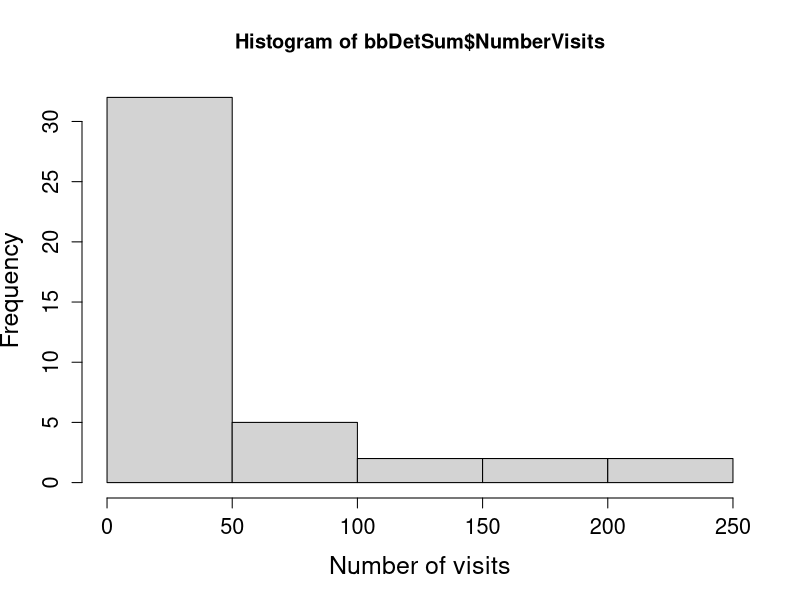
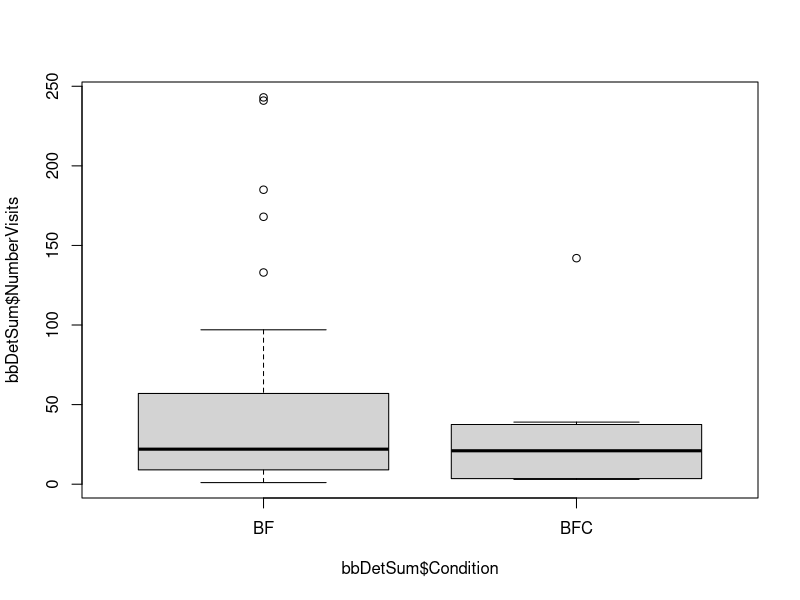
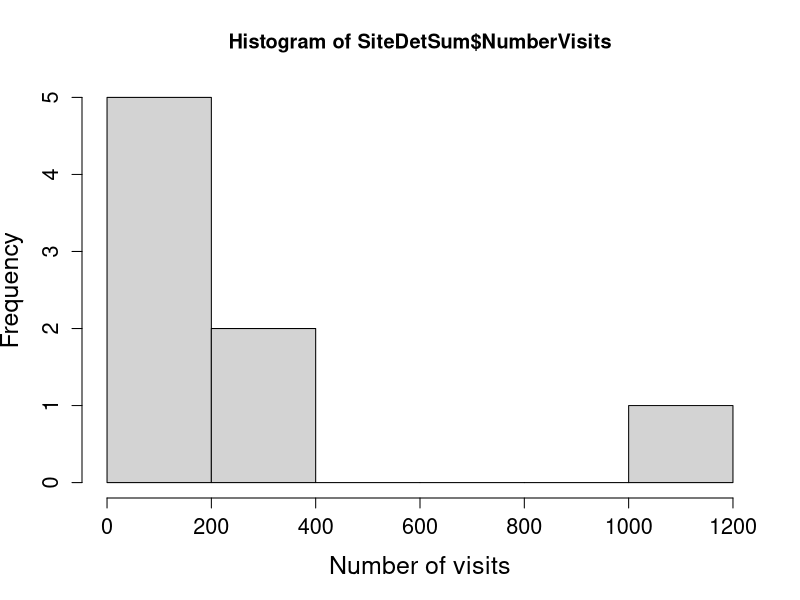

These figures' R source, in order: (Note: this script raises an error after producing the figures.)


# Download data as .csv from Google Drive. Load the data into R
setwd("~/Documents/Auburn University/Backyard Birds") # set working directory to folder where you store the files
bbDet.o = read.csv("BBDetections.csv") # load data

### Check for duplicates ###

## Total number of visits per bird
# Create a new data frame that sums the 1s in AntennaNum column to count the number of visits for each specific bird
bbDetSum = aggregate(AntennaNum ~ Bird + Condition, FUN = "sum", data = bbDet.o) 
# Change column names to make it easier to understand
colnames(bbDetSum) = c("PitID","Condition","NumberVisits")
## Look at the distribution of visits 
# most birds visit between 1 & 50 times
hist(bbDetSum$NumberVisits, xlab = "Number of visits", cex.lab = 1.5, cex.axis = 1.3)
# only detections from BF & BFC sites. Number of visits looks similar, though BF has more variation
boxplot(bbDetSum$NumberVisits ~ bbDetSum$Condition)

## Total number of visits per household
# Create a new data frame that sums the 1s in AntennaNum column to count the number of visits for each household
SiteDetSum = aggregate(AntennaNum ~ Site, FUN = "sum", data = bbDet.o) 
# Change column names to make it easier to understand
colnames(SiteDetSum)[2] = "NumberVisits"
## Look at the distribution of visits 
hist(SiteDetSum$NumberVisits, xlab = "Number of visits", cex.lab = 1.5, cex.axis = 1.3)
plot(SiteDetSum$NumberVisits ~ SiteDetSum$Site)


## Total birds detected per household
SBDetSum = aggregate(AntennaNum ~ Site + Bird, FUN = "sum", data = bbDet.o) 
SBDetSum$count = 1
SBDetSum = aggregate(count ~ Site, FUN = "sum", data = SBDetSum)


##### Need more detections at: #####
# Evergreen, Covey, Fisheries, Weagle, Felicity, Marler, Shadowwood, 204Lee (Yaoqi) 

